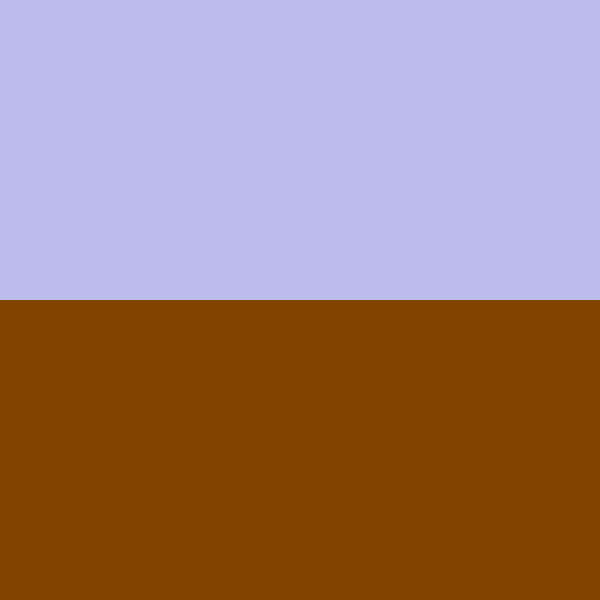
Frame 1 (no input)
Frame 60 (the mouse pressed at the canvas centre just before this capture): identical to frame 1, image omitted
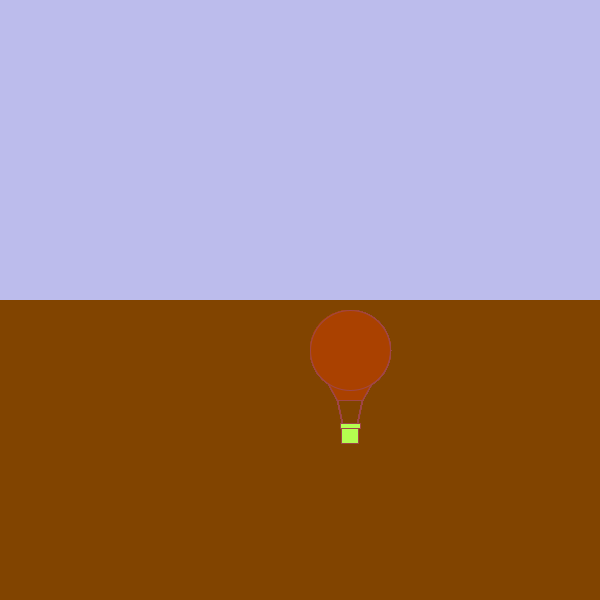
Frame 120 (the mouse held since frame 60 and released just before this capture)

The Processing sketch that drew these frames (run headless with seeded random() and noise(); from frame 60 on, the mouse is pressed at the canvas centre):

// Processing sketch: acookModule6Project
// ── acookModule6Project.pde
int x = 0;
int y = 0;

void setup()
{
    size(600,600);
    noStroke();
//sky
fill (188, 188, 236); //light blue
rect(0,0, width, height/2);
//ground
fill(129, 68, 0); //earth red
rect(0,height/2, width, height);
}

void draw()
{
  fill(255);
 
  if (mousePressed == true)
  {
    println(y);
    x = mouseX;
    y = mouseY;
    
    if (y<=height/2) {
      int unit = 5;
      if (y<=height/4) { unit = 2; } // these two if statements control for the balloon shape if the mouse is clicked on the upper part of the screen
    // balloon object start
    stroke(160, 70, 70);
    fill(170, 65, 0);
    
    beginShape(); //lower part of balloon
    vertex(x+2*unit, y+10*unit);
    vertex(x+18*unit, y+10*unit);
    vertex(x+12.5*unit, y+20*unit);
    vertex(x+7.5*unit, y+20*unit);
    vertex(x+2*unit, y+10*unit);
    endShape();
    
    ellipse(x+10*unit, y+10*unit, 16*unit, 16*unit); // upper balloon
    
    line(x+7.5*unit, y+20*unit, x+8.5*unit, y+24.6*unit); // tethering
    line(x+12.5*unit, y+20*unit, x+11.5*unit, y+24.6*unit);
    
    fill(180, 255, 80);
    
    rect(x+8.2*unit, y+25.2*unit, 3.5*unit, 3.5*unit); // carriage
    rect(x+8*unit, y+24.6*unit, 4*unit, 1*unit);
    
    // balloon object end
    
    } else if (y<=height) {
      int unit = 5;
      if(y<=height*3/4) { unit = 2; } // these two if statements control for the flower shape if the mouse is clicked on the LOWER part of the screen
    
    // flower object start
    stroke(25, 80, 0);
    fill(60, 115, 0);
    
    beginShape(); // stem
    vertex(x+10.6*unit, y+13*unit);
    vertex(x+10.8*unit, y+34*unit);
    vertex(x+9.4*unit, y+34*unit);
    vertex(x+10*unit, y+24*unit);
    vertex(x+10*unit, y+13*unit);
    vertex(x+10.6*unit, y+13*unit);
    endShape();
    
    fill(190, 225, 90); // flower
    ellipse(x+9.6*unit, y+6*unit, 5*unit, 5*unit);
    ellipse(x+14*unit, y+8.2*unit, 5*unit, 5*unit);
    ellipse(x+13*unit, y+13*unit, 5*unit, 5*unit);
    ellipse(x+7.8*unit, y+13.2*unit, 5*unit, 5*unit);
    ellipse(x+5.8*unit, y+9*unit, 5*unit, 5*unit);
    fill(80);
    ellipse(x+10*unit, y+10*unit, 5*unit, 5*unit);
    
    fill(60, 165, 0);
    
    beginShape(); // leaf left
    vertex(x+5*unit, y+23*unit);
    vertex(x+7*unit, y+23*unit);
    vertex(x+9*unit, y+24*unit);
    vertex(x+10*unit, y+27*unit);
    vertex(x+8*unit, y+27*unit);
    vertex(x+6.2*unit, y+25.9*unit);
    vertex(x+5*unit, y+23*unit);
    endShape();
    
    beginShape(); // leaf right
    vertex(x+16*unit, y+23*unit);
    vertex(x+15*unit, y+26*unit);
    vertex(x+13*unit, y+27.4*unit);
    vertex(x+11*unit, y+27.1*unit);
    vertex(x+11*unit, y+26.6*unit);
    vertex(x+12*unit, y+24.5*unit);
    vertex(x+14*unit, y+23.4*unit);
    vertex(x+16*unit, y+23*unit);
    endShape();
    
    // flower object end
    }
  }
}
